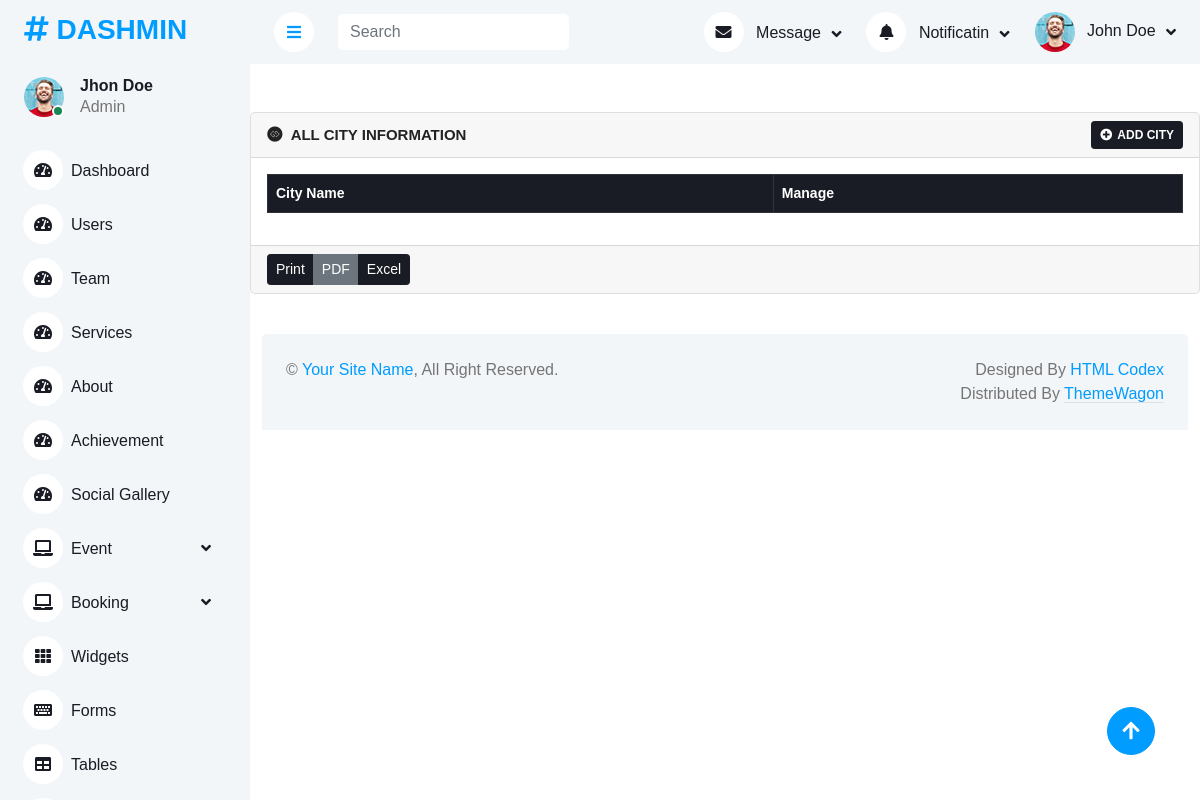
Page /dashboard/all-city.php on the earlier database version.
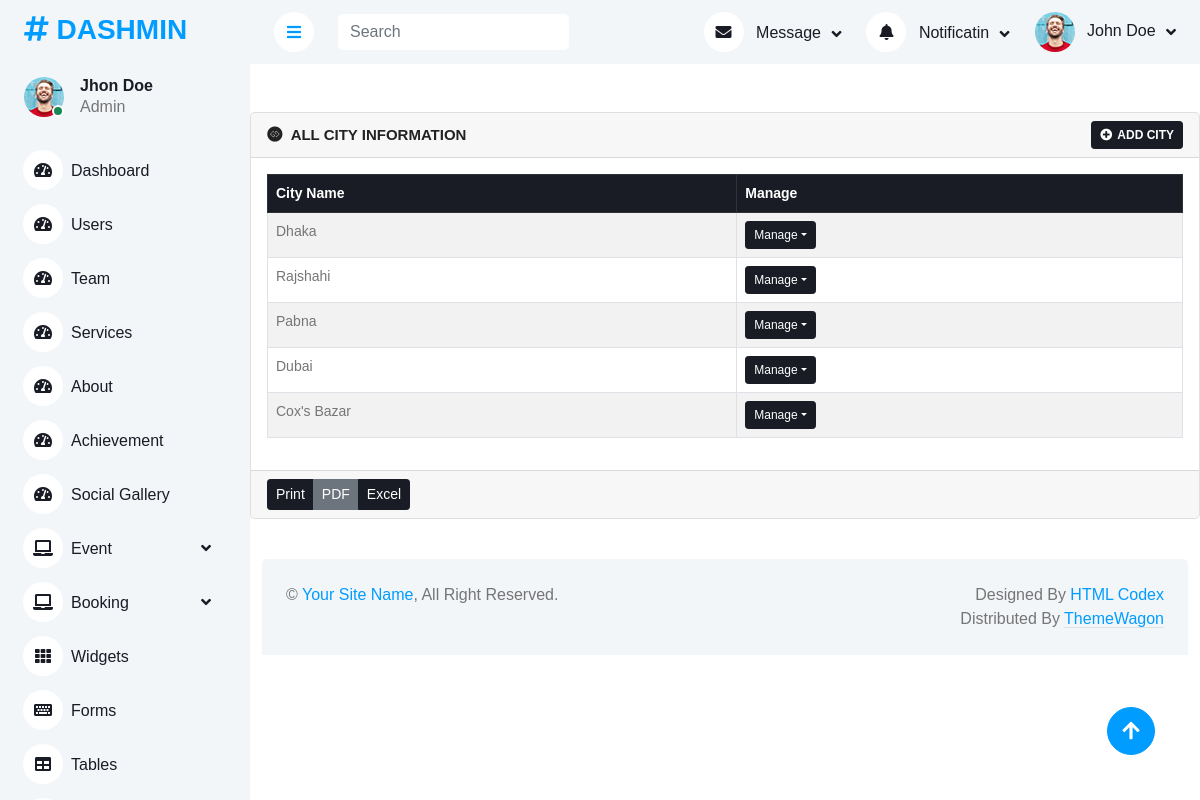
Same page on the later database version.
### tables this page shows
CREATE TABLE `tbl_city` (
  `city_id` int(11) NOT NULL,
  `city_name` varchar(25) NOT NULL,
  `city_status` int(11) NOT NULL DEFAULT 1
);

### class/Config.php (called while the page is built, shortened)
<?php
class Config{
   public function __construct()
   {
      $this->con = new mysqli('localhost','root','','cater_serv');
   }
}

### class/City.php (called while the page is built, shortened)
<?php
include_once('Config.php');
class City extends Config
{
   public function view()
   {
      $sql = "SELECT * FROM `tbl_city` ";
      return mysqli_query($this->con, $sql);
   }
}

### dashboard/all-city.php (the view, shortened to what this page needs)
<?php
include_once('../class/City.php');
?>
<div class="content">
  <div class="row">
    <div class="col-md-12">
      <div class="card mb-3 mt-5">
        <div class="card-header">
          <div class="row">
            <div class="col-md-8 card_title_part">
              <i class="fab fa-gg-circle"></i> All City Information
            </div>
            <div class="col-md-4 card_button_part">
              <a href="add-city.php" class="btn btn-sm btn-dark"><i class="fas fa-plus-circle"></i>Add City</a>
            </div>
          </div>
        </div>
        <div class="card-body">
          <table class="table table-bordered table-striped table-hover custom_table">
            <thead class="table-dark">
              <tr>
                <th>City Name</th>
                <th>Manage</th>
              </tr>
            </thead>
            <tbody>
              <?php
              $objCity = new City();
              $query = $objCity->view();
              while ($data = mysqli_fetch_assoc($query)) {
              ?>
                <tr>
                  <td><?= $data['city_name']; ?></td>
                  <td>
                    <div class="btn-group btn_group_manage" role="group">
                      <button type="button" class="btn btn-sm btn-dark dropdown-toggle" data-bs-toggle="dropdown" aria-expanded="false">Manage</button>
                    </div>
                  </td>
                </tr>
              <?php
              }
              ?>
            </tbody>
          </table>
        </div>
        <div class="card-footer">
          <div class="btn-group" role="group" aria-label="Button group">
            <button type="button" class="btn btn-sm btn-dark">Print</button>
            <button type="button" class="btn btn-sm btn-secondary">PDF</button>
            <button type="button" class="btn btn-sm btn-dark">Excel</button>
          </div>
        </div>
      </div>
    </div>

Differences in the rows shown:
added tbl_city: city_name "Dhaka"
added tbl_city: city_name "Rajshahi"
added tbl_city: city_name "Pabna"
added tbl_city: city_name "Dubai"
added tbl_city: city_name "Cox's Bazar"
